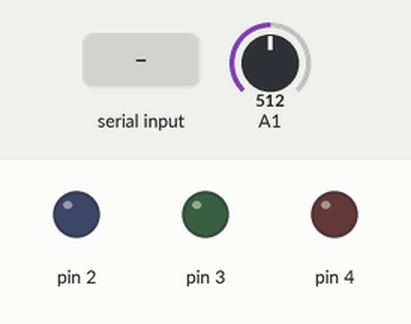
Simulated run of this sketch. Board: Arduino Nano, built with avr-gcc and run on an emulated ATmega328P. On the bench: output pins drawn as LEDs (lit = HIGH). Dashed ring = blinking. The inputs (shaded band) are chosen by the test bench; at power-on: A1 = 512. Random numbers use the default seed unless the sketch sets one; what the sketch prints to the serial monitor is not drawn.

Above: at 1.2 s.
1.3 s: A1 set to 469
At 1.8 s:
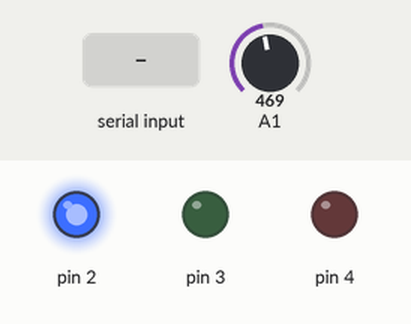
6.6 s: A1 set to 437
At 8.7 s:
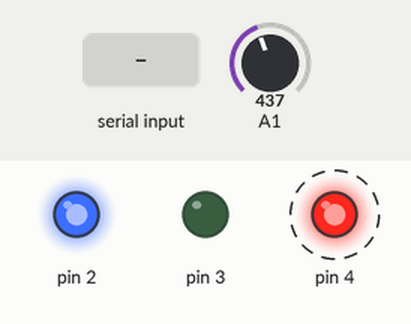
At 9.7 s:
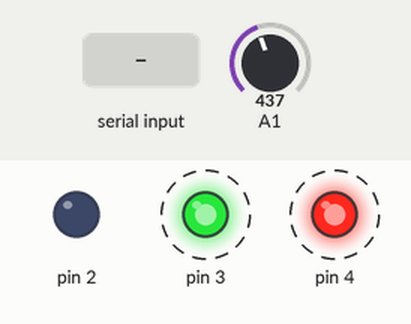
11.3 s: "A" received over Serial
At 12.9 s:
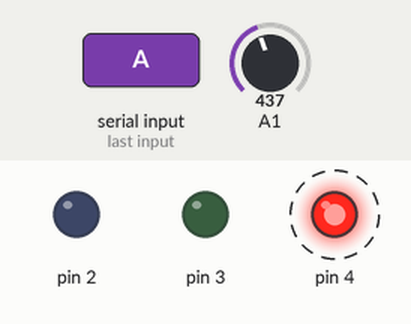
14.8 s: "D" received over Serial
18.3 s: "R" received over Serial
21.8 s: A1 set to 716
Timing chart, 0 to 28.1 s (numbered marks = the images above; inputs shaded):
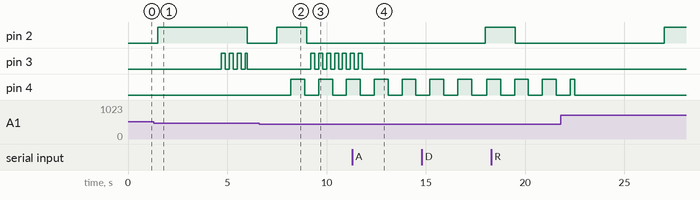

The sketch:

sketch.ino
```cpp
/*
 * Cátedra: Informática II - Ciclo Lectivo 2026
 * Trabajo Práctico N.º 8: Programación Orientada a Objetos (C++ / Arduino)
 *
 * Resumen de clases y extensiones implementadas:
 * - Sensor (clase base): almacena _valor, _magnitud y rangos de simulación (_minSim, _maxSim),
 *   con métodos generarMedicion() y leerMedicion().
 * - SensorTemperatura (hereda de Sensor): agrega _offset de calibración y leerFahrenheit().
 * - SensorLuz (hereda de Sensor): agrega _umbralOscuridad y estaOscuro().
 * - SensorUltrasonido (hereda de Sensor): agrega _distanciaMaxima y hayObjetoCerca().
 * - SensorTemperaturaReal (hereda de Sensor): lee un sensor NTC real en pin analógico (A1)
 *   convirtiendo la lectura ADC mediante ecuación Beta en lugar de simular con random().
 * - Led: controla un LED en un pin dado con encender(), apagar() y parpadear() no bloqueante.
 * - Timer: cronómetro basado exclusivamente en millis() controlado por Serial ('A', 'D', 'R').
 */

#include <Arduino.h>
#include "Sensores.h"
#include "Led.h"
#include "Timer.h"

// --- Instancias de sensores (Ejercicio 1: simulados y sensor real en A1) ---
SensorTemperatura tempSim(18.0f, 30.0f, -0.5f); // Temperatura simulada (°C) con offset de -0.5 °C
SensorLuz luzSim(0.0f, 100.0f, 30.0f);         // Luz simulada (%) con umbral de oscuridad en 30%
SensorUltrasonido distSim(10.0f, 250.0f, 300.0f); // Distancia simulada (cm) con tope de 300 cm
SensorTemperaturaReal tempReal(A1);            // Sensor real NTC conectado al pin analógico A1

// --- Instancias de LEDs en pines independientes (Ejercicio 2) ---
Led ledLuz(2);   // Pin 2: indica estado de oscuridad según luzSim
Led ledProx(3);  // Pin 3: parpadea si hay objeto cerca según distSim
Led ledTemp(4);  // Pin 4: alerta visual si tempReal supera el umbral de temperatura

// --- Instancia del cronómetro sin librerías externas (Ejercicio 3) ---
Timer cronometro;

// Temporización periódica no bloqueante para muestreo e impresión por Monitor Serial
unsigned long ultimoEnvio = 0;
const unsigned long intervaloMs = 1500;

void setup() {
  Serial.begin(9600);
  // Semilla aleatoria tomada de pin analógico flotante (A0) para los sensores simulados
  randomSeed(analogRead(A0));

  Serial.println("=== TP8 - POO en Arduino (Sensores, LEDs y Timer) ===");

  // Inicialización de hardware (pinMode y estados iniciales)
  tempReal.begin();
  ledLuz.begin();
  ledProx.begin();
  ledTemp.begin();
}

void loop() {
  // Actualización continua en cada ciclo para que el parpadeo con millis() sea fluido
  ledLuz.actualizar();
  ledProx.actualizar();
  ledTemp.actualizar();

  // Ejercicio 3: Control del Timer mediante caracteres recibidos por el Monitor Serial
  // 'A' -> activar/reanudar | 'D' -> detener/pausar | 'R' -> resetear a cero
  if (Serial.available() > 0) {
    char cmd = toupper(Serial.read());
    if (cmd == 'A') {
      cronometro.activar();
      Serial.println("[TIMER] Activado");
    } else if (cmd == 'D') {
      cronometro.detener();
      Serial.println("[TIMER] Detenido");
    } else if (cmd == 'R') {
      cronometro.resetear();
      Serial.println("[TIMER] Reseteado");
    }
  }

  // Muestreo periódico de sensores, actualización de LEDs y reporte por Serial
  if (millis() - ultimoEnvio >= intervaloMs) {
    ultimoEnvio = millis();

    // Ejercicio 1.3 y 1.4: Generar/leer mediciones de sensores simulados y del sensor real
    tempSim.generarMedicion();
    luzSim.generarMedicion();
    distSim.generarMedicion();
    tempReal.generarMedicion();

    // Ejercicio 2.3: Reacción independiente de cada LED a las lecturas de los sensores
    if (luzSim.estaOscuro()) {
      ledLuz.encender();
    } else {
      ledLuz.apagar();
    }

    if (distSim.hayObjetoCerca(40.0f)) {
      ledProx.parpadear(200); // Parpadeo rápido (200 ms) ante objeto cercano
    } else {
      ledProx.apagar();
    }

    if (tempReal.leerMedicion() > 30.0f) {
      ledTemp.parpadear(700); // Parpadeo más lento (700 ms) por temperatura alta en NTC
    } else {
      ledTemp.apagar();
    }

    // Impresión consolidada del estado del sistema en el Monitor Serial
    Serial.print("Temp: ");
    Serial.print(tempSim.leerMedicion(), 2);
    Serial.print(" ");
    Serial.print(tempSim.getMagnitud());
    Serial.print(" (");
    Serial.print(tempSim.leerFahrenheit(), 1);
    Serial.print(" °F) | ");

    Serial.print("TempReal: ");
    Serial.print(tempReal.leerMedicion(), 2);
    Serial.print(" ");
    Serial.print(tempReal.getMagnitud());
    Serial.print(" | ");

    Serial.print("Luz: ");
    Serial.print(luzSim.leerMedicion(), 1);
    Serial.print(" ");
    Serial.print(luzSim.getMagnitud());
    Serial.print(luzSim.estaOscuro() ? " [OSCURO]" : " [CLARO]");
    Serial.print(" | ");

    Serial.print("Dist: ");
    Serial.print(distSim.leerMedicion(), 1);
    Serial.print(" ");
    Serial.print(distSim.getMagnitud());
    Serial.print(distSim.hayObjetoCerca(40.0f) ? " [OBJETO CERCA]" : " [LIBRE]");

    Serial.print(" | Timer: ");
    Serial.print(cronometro.leerSegundos(), 2);
    Serial.print(" s ");
    Serial.println(cronometro.estaActivo() ? "[ACTIVO]" : "[DETENIDO]");
  }
}
```

Led.h
```cpp
#pragma once
#include <Arduino.h>

class Led {
private:
  uint8_t _pin;
  bool _estado;
  bool _parpadeando;
  unsigned long _intervalo;
  unsigned long _ultimoCambio;

  void escribirPin(bool encenderLed) {
    _estado = encenderLed;
    digitalWrite(_pin, _estado ? HIGH : LOW);
  }

public:
  explicit Led(uint8_t pin)
    : _pin(pin),
      _estado(false),
      _parpadeando(false),
      _intervalo(500),
      _ultimoCambio(0) {}

  void begin() {
    pinMode(_pin, OUTPUT);
    apagar();
  }

  void encender() {
    _parpadeando = false;
    escribirPin(true);
  }

  void apagar() {
    _parpadeando = false;
    escribirPin(false);
  }

  void parpadear(unsigned long intervaloMs) {
    _intervalo = intervaloMs;
    if (!_parpadeando) {
      _parpadeando = true;
      _ultimoCambio = millis();
    }
  }

  void actualizar() {
    if (!_parpadeando) {
      return;
    }

    unsigned long ahora = millis();
    if (ahora - _ultimoCambio >= _intervalo) {
      _ultimoCambio = ahora;
      escribirPin(!_estado);
    }
  }

  bool estaEncendido() const {
    return _estado;
  }
};
```

Sensores.h
```cpp
#pragma once

#include <Arduino.h>
#include <math.h>

class Sensor {
protected:
  float _valor;
  String _magnitud;
  float _minSim;
  float _maxSim;

public:
  Sensor(String magnitud, float minSim, float maxSim)
    : _valor(0.0f), _magnitud(magnitud), _minSim(minSim), _maxSim(maxSim) {}

  virtual ~Sensor() {}

  // Simula una medición dentro del rango configurado
  virtual void generarMedicion() {
    long escala = 1000L;
    long minEntero = static_cast<long>(_minSim * escala);
    long maxEntero = static_cast<long>(_maxSim * escala);
    long aleatorio = random(minEntero, maxEntero + 1);
    _valor = static_cast<float>(aleatorio) / static_cast<float>(escala);
  }

  // Devuelve la última medición almacenada
  virtual float leerMedicion() const {
    return _valor;
  }

  String getMagnitud() const {
    return _magnitud;
  }
};

// 1) Subclase Temperatura
class SensorTemperatura : public Sensor {
private:
  float _offset;

public:
  SensorTemperatura(float minC = 15.0f, float maxC = 35.0f, float offset = 0.0f)
    : Sensor("°C", minC, maxC), _offset(offset) {}

  void generarMedicion() override {
    Sensor::generarMedicion();
    _valor += _offset;
  }

  void setOffset(float offset) {
    _offset = offset;
  }

  float leerFahrenheit() const {
    return (_valor * 1.8f) + 32.0f;
  }
};

// 2) Subclase Luz
class SensorLuz : public Sensor {
private:
  float _umbralOscuridad;

public:
  SensorLuz(float minPct = 0.0f, float maxPct = 100.0f, float umbralOscuridad = 25.0f)
    : Sensor("%", minPct, maxPct), _umbralOscuridad(umbralOscuridad) {}

  bool estaOscuro() const {
    return _valor < _umbralOscuridad;
  }

  void setUmbralOscuridad(float umbral) {
    _umbralOscuridad = umbral;
  }
};

// 3) Subclase Ultrasonido
class SensorUltrasonido : public Sensor {
private:
  float _distanciaMaxima;

public:
  SensorUltrasonido(float minCm = 5.0f, float maxCm = 300.0f, float distMax = 400.0f)
    : Sensor("cm", minCm, maxCm), _distanciaMaxima(distMax) {}

  void generarMedicion() override {
    Sensor::generarMedicion();
    if (_valor > _distanciaMaxima) {
      _valor = _distanciaMaxima;
    }
  }

  bool hayObjetoCerca(float umbralCm) const {
    return (_valor > 0.0f) && (_valor <= umbralCm);
  }
};
// 4) Subclase Sensor Real (NTC en pin analógico, ej. A1)
class SensorTemperaturaReal : public Sensor {
private:
  uint8_t _pin;
  float _beta;
  float _resistenciaSerie;
  float _resistenciaNominal;

public:
  SensorTemperaturaReal(uint8_t pin,
                        float beta = 3950.0f,
                        float resistenciaSerie = 10000.0f,
                        float resistenciaNominal = 10000.0f)
    : Sensor("°C", -40.0f, 125.0f),
      _pin(pin),
      _beta(beta),
      _resistenciaSerie(resistenciaSerie),
      _resistenciaNominal(resistenciaNominal) {}

  void begin() {
    pinMode(_pin, INPUT);
  }

  void generarMedicion() override {
    int lectura = analogRead(_pin);
    if (lectura <= 0) {
      lectura = 1;
    } else if (lectura >= 1023) {
      lectura = 1022;
    }

    float rNtc = _resistenciaSerie *
                 (static_cast<float>(lectura) / static_cast<float>(1023 - lectura));
    float tempK = 1.0f / ((1.0f / 298.15f) + (log(rNtc / _resistenciaNominal) / _beta));
    _valor = tempK - 273.15f;
  }
};
```

Timer.h
```cpp
#pragma once
#include <Arduino.h>

class Timer {
private:
  bool _activo;
  unsigned long _inicioMs;
  unsigned long _acumuladoMs;

public:
  Timer() : _activo(false), _inicioMs(0), _acumuladoMs(0) {}

  void activar() {
    if (!_activo) {
      _inicioMs = millis();
      _activo = true;
    }
  }

  void detener() {
    if (_activo) {
      _acumuladoMs += (millis() - _inicioMs);
      _activo = false;
    }
  }

  void resetear() {
    _acumuladoMs = 0;
    if (_activo) {
      _inicioMs = millis();
    }
  }

  unsigned long leerMs() const {
    if (_activo) {
      return _acumuladoMs + (millis() - _inicioMs);
    }
    return _acumuladoMs;
  }

  float leerSegundos() const {
    return static_cast<float>(leerMs()) / 1000.0f;
  }

  bool estaActivo() const {
    return _activo;
  }
};
```

Measured:
- the behaviour switches between 456 and 455 on A1 (found by bisection; images 1 and 2)
- after the input at 6.6 s, pin 4: alternates HIGH for 0.70 s and LOW for 0.70 s, starting after 1.6 s
